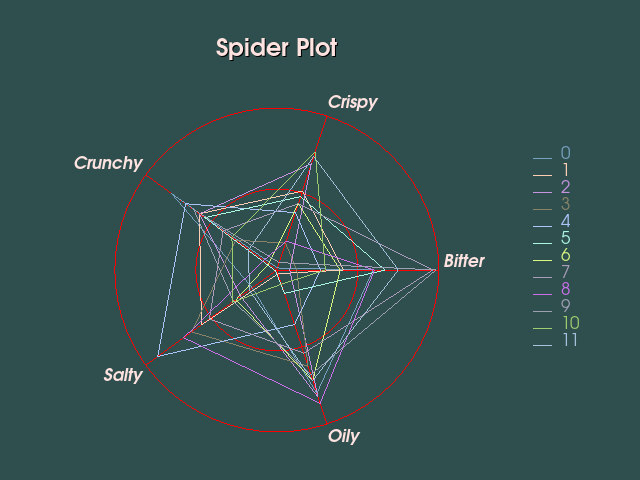

Generate this figure with Python:
#!/usr/bin/env python

# Spider (radar) plot of random food-texture data using vtkSpiderPlotActor.

# Factory overrides: importing these modules registers the OpenGL rendering
# and interaction style implementations for vtkRenderingCore factory classes.
import vtkmodules.vtkInteractionStyle  # noqa: F401
import vtkmodules.vtkRenderingOpenGL2  # noqa: F401

# VTK pipeline classes used in this example
from vtkmodules.vtkCommonCore import (
    vtkFloatArray,
    vtkMinimalStandardRandomSequence,
)
from vtkmodules.vtkCommonDataModel import vtkDataObject
from vtkmodules.vtkRenderingAnnotation import vtkSpiderPlotActor
from vtkmodules.vtkRenderingCore import (
    vtkRenderWindow,
    vtkRenderWindowInteractor,
    vtkRenderer,
)

# Colors (normalized RGB)
red_rgb = (1.0, 0.0, 0.0)
misty_rose_rgb = (1.0, 0.894, 0.882)
dark_slate_gray_rgb = (0.184, 0.310, 0.310)

# Data: five food-texture attributes with random values
num_tuples = 12

bitter = vtkFloatArray()
bitter.SetNumberOfTuples(num_tuples)

crispy = vtkFloatArray()
crispy.SetNumberOfTuples(num_tuples)

crunchy = vtkFloatArray()
crunchy.SetNumberOfTuples(num_tuples)

salty = vtkFloatArray()
salty.SetNumberOfTuples(num_tuples)

oily = vtkFloatArray()
oily.SetNumberOfTuples(num_tuples)

rand_seq = vtkMinimalStandardRandomSequence()
rand_seq.SetSeed(8775070)

for i in range(num_tuples):
    bitter.SetTuple1(i, rand_seq.GetRangeValue(1, 10))
    rand_seq.Next()
    crispy.SetTuple1(i, rand_seq.GetRangeValue(-1, 1))
    rand_seq.Next()
    crunchy.SetTuple1(i, rand_seq.GetRangeValue(1, 100))
    rand_seq.Next()
    salty.SetTuple1(i, rand_seq.GetRangeValue(0, 10))
    rand_seq.Next()
    oily.SetTuple1(i, rand_seq.GetRangeValue(5, 25))
    rand_seq.Next()

data_object = vtkDataObject()
data_object.GetFieldData().AddArray(bitter)
data_object.GetFieldData().AddArray(crispy)
data_object.GetFieldData().AddArray(crunchy)
data_object.GetFieldData().AddArray(salty)
data_object.GetFieldData().AddArray(oily)

# SpiderPlotActor: radar chart displaying all five axes
spider = vtkSpiderPlotActor()
spider.SetInputData(data_object)
spider.SetTitle("Spider Plot")
spider.SetIndependentVariablesToColumns()
spider.GetPositionCoordinate().SetValue(0.05, 0.1, 0.0)
spider.GetPosition2Coordinate().SetValue(0.95, 0.85, 0.0)
spider.GetProperty().SetColor(red_rgb)

spider.SetAxisLabel(0, "Bitter")
spider.SetAxisRange(0, 1, 10)
spider.SetAxisLabel(1, "Crispy")
spider.SetAxisRange(1, -1, 1)
spider.SetAxisLabel(2, "Crunchy")
spider.SetAxisRange(2, 1, 100)
spider.SetAxisLabel(3, "Salty")
spider.SetAxisRange(3, 0, 10)
spider.SetAxisLabel(4, "Oily")
spider.SetAxisRange(4, 5, 25)

spider.GetLegendActor().SetNumberOfEntries(num_tuples)
for i in range(num_tuples):
    r = rand_seq.GetRangeValue(0.4, 1.0)
    rand_seq.Next()
    g = rand_seq.GetRangeValue(0.4, 1.0)
    rand_seq.Next()
    b = rand_seq.GetRangeValue(0.4, 1.0)
    rand_seq.Next()
    spider.SetPlotColor(i, r, g, b)

spider.LegendVisibilityOn()
spider.GetTitleTextProperty().SetColor(misty_rose_rgb)
spider.GetLabelTextProperty().SetColor(misty_rose_rgb)

# Renderer: assemble the scene
renderer = vtkRenderer()
renderer.AddActor(spider)
renderer.SetBackground(dark_slate_gray_rgb)

# Window: display the rendered scene
render_window = vtkRenderWindow()
render_window.AddRenderer(renderer)
render_window.SetWindowName("spider plot")
render_window.SetMultiSamples(0)
render_window.SetSize(640, 480)

# Interactor: handle mouse and keyboard events
render_window_interactor = vtkRenderWindowInteractor()
render_window_interactor.SetRenderWindow(render_window)

# Launch the interactive visualization
render_window_interactor.Initialize()
render_window_interactor.Start()
